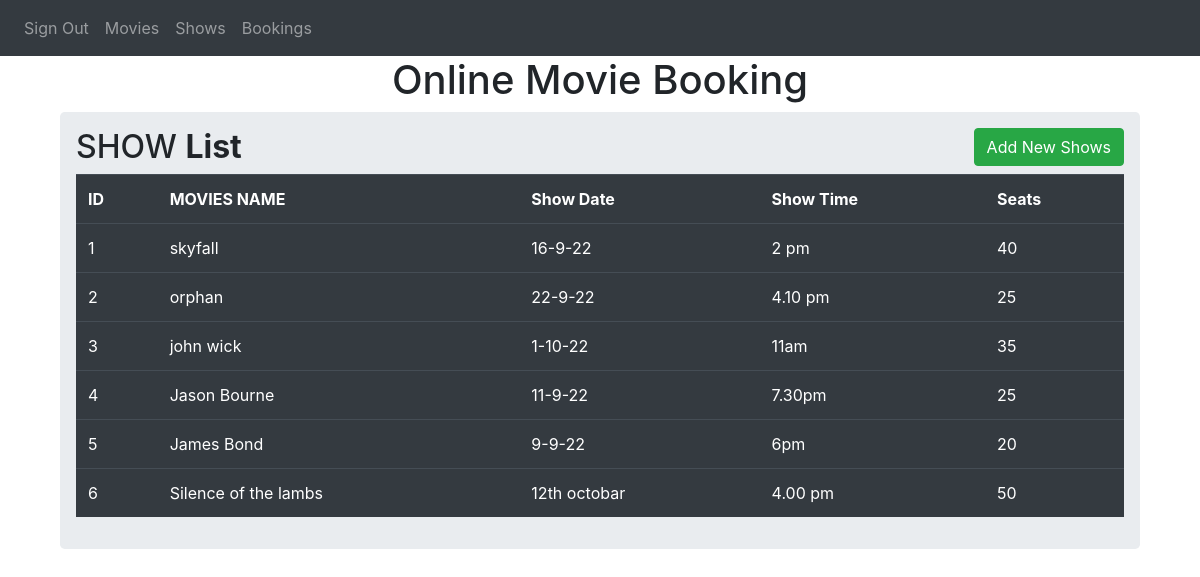
/shows, run on the app's committed database.
### website/models.py (models this page shows)
class AddShow(db.Model):
    show_id = db.Column(db.Integer,primary_key=True)
    movies_name = db.Column(db.Text)
    show_date = db.Column(db.Text)
    show_time = db.Column(db.Text)
    seats = db.Column(db.Integer)

### website/views.py (the view, shortened to what this page needs)
@views.route('/shows',methods = ['GET','POST'])
def shows():
    global is_admin
    all_data = AddShow.query.all()
    all_movies = AddMovie.query.all()
    if request.method == 'GET':
        if is_admin:
            return render_template("shows.html",shows = all_data,movies=all_movies,is_admin=is_admin)
        else:
            return (redirect(url_for('views.sign')))

### website/templates/shows.html (shortened to what this page needs)
{% extends "root.html" %} {% block title %}SHOWS MANAGE{% endblock %}
{% block content %}
<h1 align="center">Online Movie Booking </h1>
<div class ="container">
  <div class="row">
    <div class ="col md-12">
      <div class="jumbotron p-3 ">
        <h2>
          SHOW
          <b>List</b>
          <button type ="button"
                  class = "btn btn-success float-right" data-toggle="modal" data-target="#anika">
            Add New Shows
          </button>
        </h2>
        <table class="table table-hover table-dark">
          <tr>
            <th>ID</th>
            <th>MOVIES NAME</th>
            <th>Show Date</th>
            <th>Show Time</th>
            <th> Seats </th>
          </tr>
          {% for row in shows %}
          <tr>
            <td>{{row.show_id}}</td>
            <td>{{row.movies_name}}</td>
            <td>{{row.show_date}}</td>
            <td>{{row.show_time}}</td>
            <td>{{row.seats}}</td>
          </tr>
          {% endfor %}
        </table>
      </div>
    </div>
  </div>
</div>
{% endblock %}

### data on the page
AddShow: show_id "1", movies_name "skyfall", show_date "16-9-22", show_time "2 pm", seats "40"
AddShow: show_id "2", movies_name "orphan", show_date "22-9-22", show_time "4.10 pm", seats "25"
AddShow: show_id "3", movies_name "john wick", show_date "1-10-22", show_time "11am", seats "35"
AddShow: show_id "4", movies_name "Jason Bourne", show_date "11-9-22", show_time "7.30pm", seats "25"
AddShow: show_id "5", movies_name "James Bond", show_date "9-9-22", show_time "6pm", seats "20"
AddShow: show_id "6", movies_name "Silence of the lambs", show_date "12th octobar", show_time "4.00 pm", seats "50"
